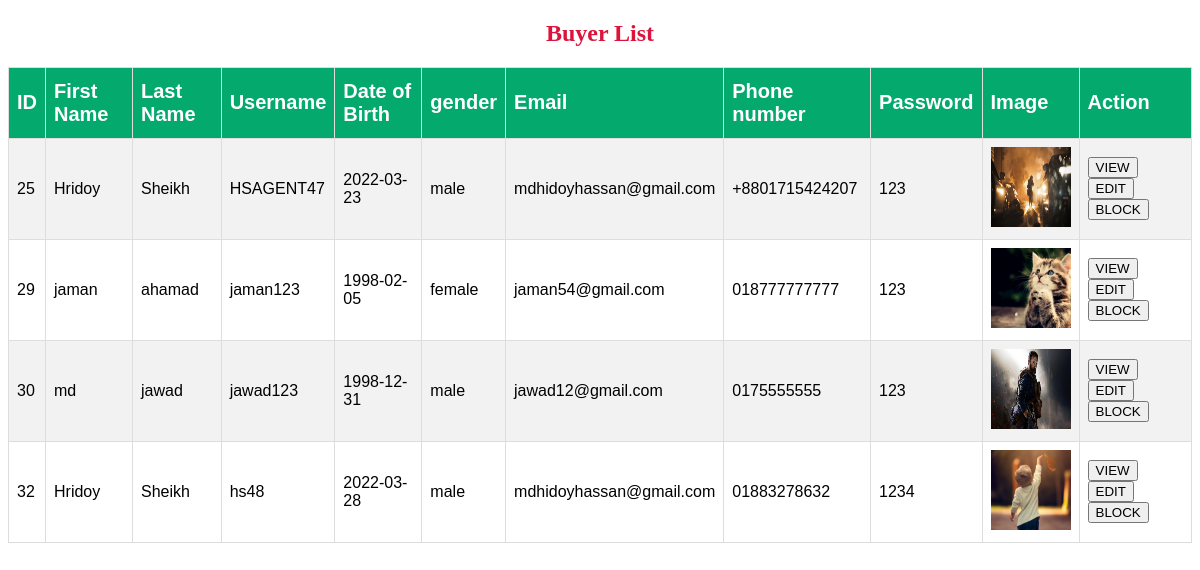
The page /views/listbuyeradmin.php (signed in) on the database its author committed.
### tables this page shows
CREATE TABLE `user` (
  `id` int(11) NOT NULL,
  `first_name` varchar(32) NOT NULL,
  `last_name` varchar(32) NOT NULL,
  `username` varchar(12) NOT NULL,
  `DOB` date NOT NULL,
  `gender` varchar(10) NOT NULL,
  `email` varchar(32) NOT NULL,
  `phone_number` varchar(16) NOT NULL,
  `password` varchar(16) NOT NULL,
  `type` varchar(10) NOT NULL,
  `img` varchar(64) NOT NULL
);

### views/listbuyeradmin.php (the view, shortened to what this page needs)
<!DOCTYPE html>
<html lang="en">
<head>
</head>
<body>
<h2 align="center" style="color:crimson"><b>Buyer List</b></h2>
	<table border="1" align="center" id="customers">
		<tr>
			<th>ID</th>
			<th>First Name</th>
			<th>Last Name</th>
			<th>Username</th>
			<th>Date of Birth</th>
			<th>gender</th>
            <th>Email</th>
            <th>Phone number</th>
            <th>Password</th>
			<th>Image</th>
			<th>Action</th>
		</tr>
		<?php
			$con = getConnection();
			$sql = "SELECT * FROM user where type='Buyer'";
			$result = $con->query($sql);
			if ($result->num_rows > 0) {
			while($row = $result->fetch_assoc()) {
		?>
		<tr>
			<td ><?=$row["id"]?></td>
			<td ><?=$row["first_name"]?></td>
			<td ><?=$row["last_name"]?></td>
			<td ><?=$row["username"]?></td>
            <td ><?=$row["DOB"]?></td>
            <td ><?=$row["gender"]?></td>
            <td ><?=$row["email"]?></td>
            <td ><?=$row["phone_number"]?></td>
			<td ><?=$row["password"]?></td>
			<td><img src="<?=$row["img"]?>" height="80" width="80"></td>
			<td>
				<input type="button" id="VIEW" value="VIEW" name="VIEW" onclick="return viewBprofiletag(<?php echo $row['id'];?>)">
				<input type="button" id="EDIT" value="EDIT" name="EDIT" onclick="return editBprofiletag(<?php echo $row['id'];?>)">
				<input type="button" id="BLOCK" value="BLOCK" name="BLOCK" onclick="return blockbuyer(<?php echo $row['id'];?>)">
			</td>
		</tr>
		<?php
				}
			}
			else
			{
				echo("Something wrong... please try agin....!");
			}
		?>
	</table>
</body>
</html>

### views/listbuyeradmin.php (style rules this page uses)
#customers { font-family: Arial, Helvetica, sans-serif; border-collapse: collapse; width: 100%; }
#customers td, #customers th { border: 1px solid #ddd; padding: 8px; }
#customers tr:nth-child(even) { background-color: #f2f2f2; }
#customers th { font-size: 20px; padding-top: 12px; padding-bottom: 12px; text-align: left; background-color: #04AA6D; color: white; }

### rows shown on the page
user: id "25", first_name "Hridoy", last_name "Sheikh", username "HSAGENT47", DOB "2022-03-23", gender "male", email "mdhidoyhassan@gmail.com", phone_number "+8801715424207", password "123", img (picture)
user: id "29", first_name "jaman", last_name "ahamad", username "jaman123", DOB "1998-02-05", gender "female", email "jaman54@gmail.com", phone_number "018777777777", password "123", img (picture)
user: id "30", first_name "md", last_name "jawad", username "jawad123", DOB "1998-12-31", gender "male", email "jawad12@gmail.com", phone_number "0175555555", password "123", img (picture)
user: id "32", first_name "Hridoy", last_name "Sheikh", username "hs48", DOB "2022-03-28", gender "male", email "mdhidoyhassan@gmail.com", phone_number "01883278632", password "1234", img (picture)
